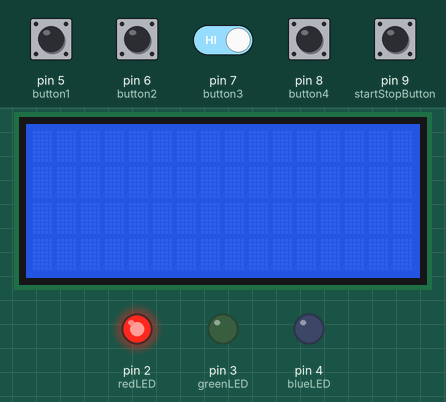
A program run on a simulated Arduino Uno, built with avr-gcc and run on an emulated ATmega328P. Shown: 16×4 character LCD, output pins drawn as LEDs (lit = HIGH). The inputs (shaded band) are chosen by the test bench; at power-on: pin 5 (button1), pin 6 (button2), pin 7 (button3), pin 8 (button4), pin 9 (startStopButton) HIGH.

Above: at 1.2 s.
1.3 s: pin 9 (startStopButton) pulled LOW for 0.15 s
At 2.4 s:
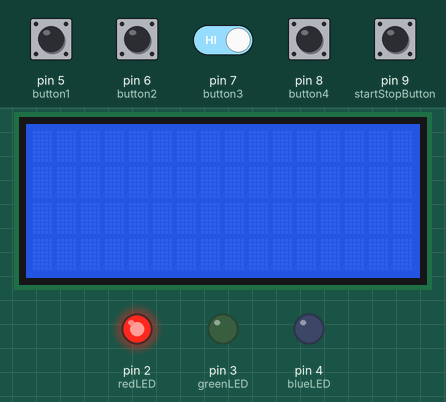
2.9 s: pin 7 (button3) driven LOW and pin 9 (startStopButton) driven LOW
At 4.0 s:
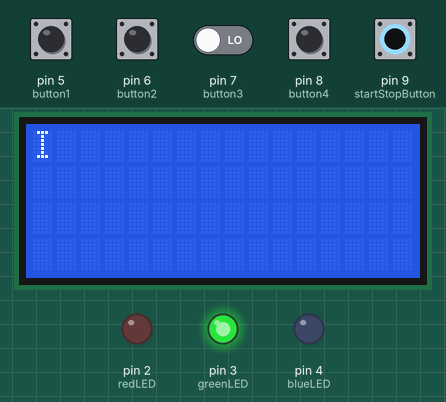
At 6.6 s:
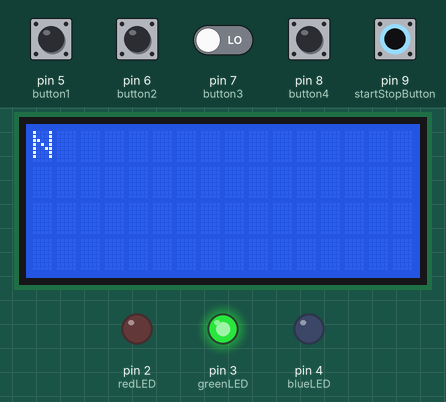
Timing chart, 0 to 20.4 s (numbered marks = the images above; inputs shaded):
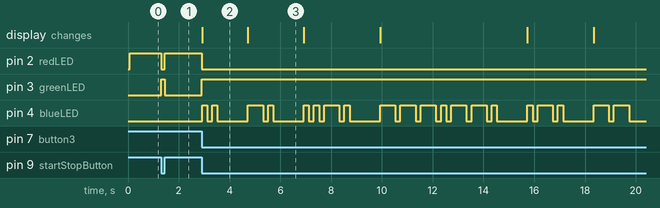

Measured:
- after the input at 1.3 s, pin 2 (redLED): HIGH → LOW at once, → HIGH 0.15 s later; pin 3 (greenLED): LOW → HIGH at once, → LOW 0.15 s later
- after the input at 2.9 s, pin 2 (redLED): HIGH → LOW at once; pin 3 (greenLED): LOW → HIGH at once; pin 4 (blueLED): LOW → HIGH at once, → LOW 0.20 s later, → HIGH 0.20 s later, → LOW 0.20 s later, … (40 changes in this stretch); the display: changes at once (image 2)
- what the display in image 2 shows lasts 1.8 s, from 2.9 s to 4.7 s

The program:

main.cpp
```cpp
/*This code uses an Arduino UNO board and the following components: a red LED connected to pin 2 of the board and a green LED connected to pin 3. A blue LED is connected to pin 4. Four buttons are connected to pins 5-8 and a start/stop button is connected to pin 9. An LCD display is also used.

After powering up the system the red LED will light up. When the start/stop button is pressed (using interrupts), the green LED will light up and one of four actions can be performed depending on which of the four buttons is pressed. If button one is pressed then the blue LED will light up using Morse code for the text “UPT”. If button two is pressed then it will light up using Morse code for “AC”. If button three is pressed then it will light up using Morse code for “INFORMATICA” and if button four is pressed then it will light up using Morse code for “EMBEDDED SYSTEMS”. The user can interrupt at any time by pressing another button. The LCD will display each letter.*/
#include <Arduino.h>
#include <Wire.h>
#include <LiquidCrystal_I2C.h>
const int redLED = 2;
const int greenLED = 3;
const int blueLED = 4;
const int button1 = 5;
const int button2 = 6;
const int button3 = 7;
const int button4 = 8;
const int startStopButton = 9;

LiquidCrystal_I2C lcd(0x27, 16, 4);

void setup()
{
    pinMode(redLED, OUTPUT);
    pinMode(greenLED, OUTPUT);
    pinMode(blueLED, OUTPUT);
    pinMode(button1, INPUT_PULLUP);
    pinMode(button2, INPUT_PULLUP);
    pinMode(button3, INPUT_PULLUP);
    pinMode(button4, INPUT_PULLUP);
    pinMode(startStopButton, INPUT_PULLUP);

    lcd.init();
    lcd.backlight();

    digitalWrite(redLED, HIGH); // red LED on
}

void dot()
{
    digitalWrite(blueLED, HIGH);
    delay(200);
    digitalWrite(blueLED, LOW);
    delay(200);
}

void dash()
{
    digitalWrite(blueLED, HIGH);
    delay(600);
    digitalWrite(blueLED, LOW);
    delay(200);
}

void morseCode(String text)
{
    for (int i = 0; i < text.length(); i++)
    {
        lcd.clear();
        lcd.print(text[i]);
        switch (text[i])
        {
        case 'A':
            dot();
            dash();
            break;
        case 'B':
            dash();
            dot();
            dot();
            dot();
        case 'C':
            dash();
            dot();
            dash();
            dot();
            break;

        case 'D':
            dash();
            dot();
            dot();
            break;
        case 'E':
            dot();
            break;
        case 'F':
            dot();
            dot();
            dash();
            dot();
            break;
        case 'G':
            dash();
            dash();
            dot();
            break;
        case 'H':
            dot();
            dot();
            dot();
            dot();
            break;
        case 'I':
            dot();
            dot();
            break;
        case 'J':
            dot();
            dash();
            dash();
            dash();
            break;
        case 'K':
            dash();
            dot();
            dash();
            break;
        case 'L':
            dot();
            dash();
            dot();
            dot();
            break;
        case 'M':
            dash();
            dash();
            break;
        case 'N':
            dash();
            dot();
            break;
        case 'O':
            dash();
            dash();
            dash();
        case 'P':
            dot();
            dash();
            dash();
            dot();
            break;
        case 'Q':
            dash();
            dash();
            dot();
            dash();
            break;
        case 'R':
            dot();
            dash();
            dot();
            break;
        case 'S':
            dot();
            dot();
            dot();
            break;
        case 'T':
            dash();
            break;
        case 'U':
            dot();
            dot();
            dash();
            break;
        case 'V':
            dot();
            dot();
            dot();
            dash();
            break;
        case 'W':
            dot();
            dash();
            dash();
            break;
        case 'X':
            dash();
            dot();
            dot();
            dash();
            break;
        case 'Y':
            dash();
            dot();
            dash();
            dash();
            break;
        case 'Z':
            dash();
            dash();
            dot();
            dot();
            break;

        default:
            delay(1000);
        }
        delay(1000);
    }
}
void shortBlink()
{
    digitalWrite(blueLED, HIGH);
    delay(200);
    digitalWrite(blueLED, LOW);
    delay(200);
}
void longBlink()
{
    digitalWrite(blueLED, HIGH);
    delay(600);
    digitalWrite(blueLED, LOW);
    delay(200);
}
void space()
{
    delay(600);
}
void endLetter()
{
    delay(400);
}
void endWord()
{
    delay(800);
}

void loop()
{
    if (digitalRead(startStopButton) == LOW)
    {
        digitalWrite(greenLED, HIGH); // green LED on
        digitalWrite(redLED, LOW);    // red LED off
        while (digitalRead(startStopButton) == LOW)
        {
            if (digitalRead(button1) == LOW)
            {
                lcd.clear();
                lcd.print("UPT");
                morseCode("UPT");
            }
            else if (digitalRead(button2) == LOW)
            {
                lcd.clear();
                lcd.print("AC");
                morseCode("AC");
            }
            else if (digitalRead(button3) == LOW)
            {
                lcd.clear();
                lcd.print("INFORMATICA");
                morseCode("INFORMATICA");
            }
            else if (digitalRead(button4) == LOW)
            {
                lcd.clear();
                lcd.print("EMBEDDED");
                morseCode("EMBEDDED SYSTEMS");
            }
        }
        digitalWrite(greenLED, LOW); // green LED off
        digitalWrite(redLED, HIGH);  // red LED on
    }
}
```
